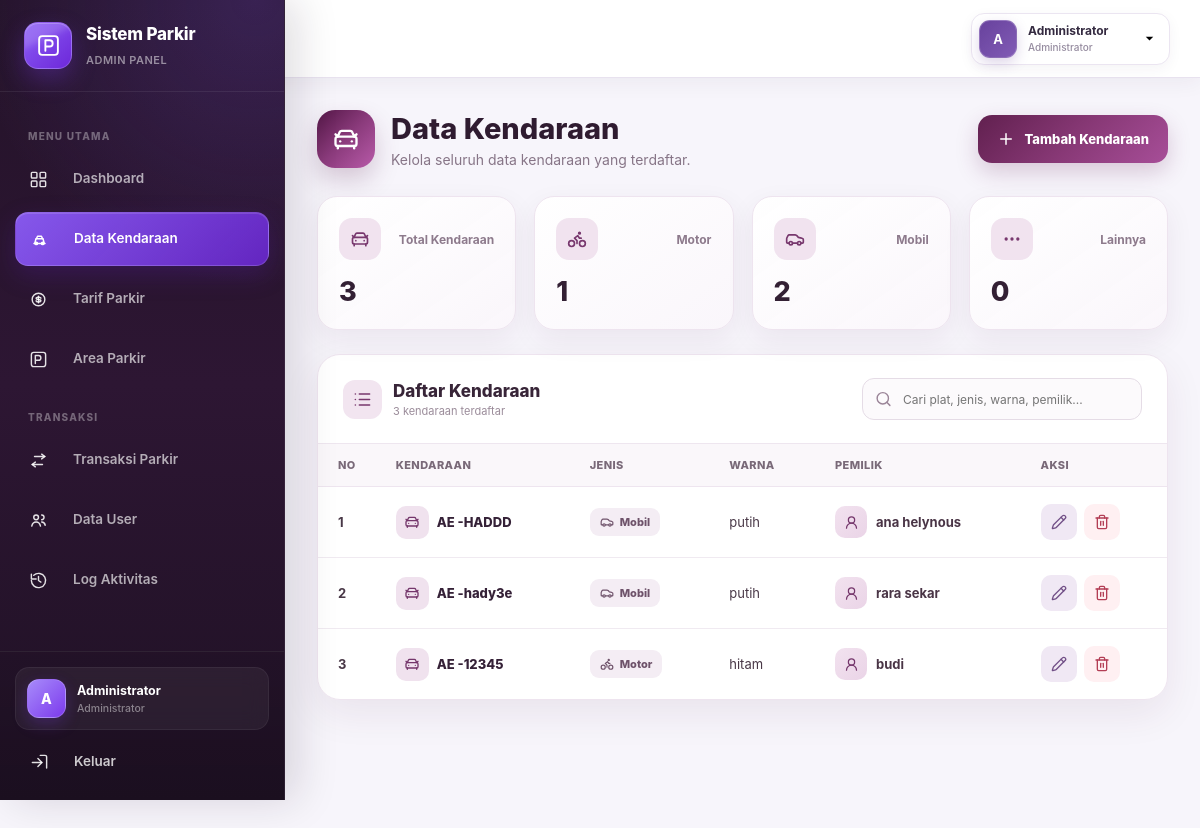
The page /admin/kendaraan.php (signed in) on the database its author committed.
### tables this page shows
CREATE TABLE `tb_kendaraan` (
  `id_kendaraan` int(11) NOT NULL,
  `plat_nomor` varchar(15) NOT NULL,
  `jenis_kendaraan` varchar(20) NOT NULL,
  `warna` varchar(20) DEFAULT NULL,
  `pemilik` varchar(100) DEFAULT NULL,
  `id_user` int(11) NOT NULL
);

### admin/kendaraan.php (the view, shortened to what this page needs)
<?php
$pdo = getDatabaseConnection('admin');
$totalKendaraan = $pdo->query("
    SELECT COUNT(*)
    FROM tb_kendaraan
")->fetchColumn();
$totalMotor = $pdo->query("
    SELECT COUNT(*)
    FROM tb_kendaraan
    WHERE jenis_kendaraan = 'motor'
")->fetchColumn();
$totalMobil = $pdo->query("
    SELECT COUNT(*)
    FROM tb_kendaraan
    WHERE jenis_kendaraan = 'mobil'
")->fetchColumn();
$totalLainnya = $pdo->query("
    SELECT COUNT(*)
    FROM tb_kendaraan
    WHERE jenis_kendaraan = 'lainnya'
")->fetchColumn();
$stmt = $pdo->query("
    SELECT
        id_kendaraan,
        plat_nomor,
        jenis_kendaraan,
        warna,
        pemilik
    FROM tb_kendaraan
    ORDER BY id_kendaraan DESC
");
$kendaraan = $stmt->fetchAll(PDO::FETCH_ASSOC);
?>
<!DOCTYPE html>
<html lang="id">
<head>
    <link
        rel="stylesheet"
        href="../assets/css/admin.css"
    >
</head>
<body>
<?php include 'sidebar.php'; ?>
<?php include 'navbar.php'; ?>
<main class="main-content">
    <div class="vehicle-page">
        <div class="vehicle-page-header">
            <div class="vehicle-title-area">
                <div class="vehicle-title-icon">
                    <i data-lucide="car-front"></i>
                </div>
                <div>
                    <h1>Data Kendaraan</h1>
                    <p>
                        Kelola seluruh data kendaraan yang terdaftar.
                    </p>
                </div>
            </div>
            <a
                href="kendaraan-tambah.php"
                class="vehicle-add-button"
            >
                <i data-lucide="plus"></i>
                Tambah Kendaraan
            </a>
        </div>
        <div class="vehicle-stats">
            <div class="vehicle-stat-card">
                <div class="vehicle-stat-top">
                    <div class="vehicle-stat-icon">
                        <i data-lucide="car-front"></i>
                    </div>
                    <span class="vehicle-stat-label">
                        Total Kendaraan
                    </span>
                </div>
                <div class="vehicle-stat-value">
                    <?= number_format($totalKendaraan) ?>
                </div>
            </div>
            <div class="vehicle-stat-card">
                <div class="vehicle-stat-top">
                    <div class="vehicle-stat-icon">
                        <i data-lucide="bike"></i>
                    </div>
                    <span class="vehicle-stat-label">
                        Motor
                    </span>
                </div>
                <div class="vehicle-stat-value">
                    <?= number_format($totalMotor) ?>
                </div>
            </div>
            <div class="vehicle-stat-card">
                <div class="vehicle-stat-top">
                    <div class="vehicle-stat-icon">
                        <i data-lucide="car"></i>
                    </div>
                    <span class="vehicle-stat-label">
                        Mobil
                    </span>
                </div>
                <div class="vehicle-stat-value">
                    <?= number_format($totalMobil) ?>
                </div>
            </div>
            <div class="vehicle-stat-card">
                <div class="vehicle-stat-top">
                    <div class="vehicle-stat-icon">
                        <i data-lucide="ellipsis"></i>
                    </div>
                    <span class="vehicle-stat-label">
                        Lainnya
                    </span>
                </div>
                <div class="vehicle-stat-value">
                    <?= number_format($totalLainnya) ?>
                </div>
            </div>
        </div>
        <div class="vehicle-table-card">
            <div class="vehicle-table-header">
                <div class="vehicle-table-title">
                    <div class="vehicle-table-title-icon">
                        <i data-lucide="list"></i>
                    </div>
                    <div>
                        <h2>
                            Daftar Kendaraan
                        </h2>
                        <span>
                            <?= number_format($totalKendaraan) ?>
                            kendaraan terdaftar
                        </span>
                    </div>
                </div>
                <div class="vehicle-search">
                    <i data-lucide="search"></i>
                    <input
                        type="text"
                        id="vehicleSearch"
                        placeholder="Cari plat, jenis, warna, pemilik..."
                    >
                </div>
            </div>
            <div class="vehicle-table-wrapper">
                <table
                    class="vehicle-table"
                    id="vehicleTable"
                >
                    <thead>
                        <tr>
                            <th>No</th>
                            <th>Kendaraan</th>
                            <th>Jenis</th>
                            <th>Warna</th>
                            <th>Pemilik</th>
                            <th>Aksi</th>
                        </tr>
                    </thead>
                    <tbody>
                    <?php if (count($kendaraan) > 0): ?>
                        <?php foreach ($kendaraan as $index => $item): ?>
                            <tr>
                                <td class="vehicle-number">
                                    <?= $index + 1 ?>
                                </td>
                                <td>
                                    <div class="vehicle-plate">
                                        <div class="vehicle-plate-icon">
                                            <i data-lucide="car-front"></i>
                                        </div>
                                        <?= htmlspecialchars($item['plat_nomor']) ?>
                                    </div>
                                </td>
                                <td>
                                    <?php
                                    $jenisIcon = 'car';
                                    $jenisLabel = ucfirst(
                                        $item['jenis_kendaraan']
                                    );
                                    if ($item['jenis_kendaraan'] === 'motor') {
                                        $jenisIcon = 'bike';
                                    }
                                    ?>
                                    <span class="vehicle-type-badge">
                                        <i data-lucide="<?= $jenisIcon ?>"></i>
                                        <?= htmlspecialchars($jenisLabel) ?>
                                    </span>
                                </td>
                                <td>
                                    <?= htmlspecialchars($item['warna']) ?>
                                </td>
                                <td>
                                    <div class="vehicle-owner">
                                        <div class="vehicle-owner-avatar">
                                            <i data-lucide="user-round"></i>
                                        </div>
                                        <span class="vehicle-owner-name">
                                            <?= htmlspecialchars($item['pemilik']) ?>
                                        </span>
                                    </div>
                                </td>
                                <td>
                                    <div class="vehicle-actions">
                                        <a
                                            href="kendaraan-edit.php?id=<?= (int) $item['id_kendaraan'] ?>"
                                            class="vehicle-action vehicle-action-edit"
                                            title="Edit kendaraan"
                                        >
                                            <i data-lucide="pencil"></i>
                                        </a>
                                        <a
                                            href="kendaraan-hapus.php?id=<?= (int) $item['id_kendaraan'] ?>"
                                            class="vehicle-action vehicle-action-delete"
                                            title="Hapus kendaraan"
                                        >
                                            <i data-lucide="trash-2"></i>
                                        </a>
                                    </div>
                                </td>
                            </tr>
                        <?php endforeach; ?>
                    <?php endif; ?>
                    </tbody>
                </table>
            </div>
        </div>
    </div>
</main>
</body>
</html>

### rows shown on the page
tb_kendaraan: plat_nomor "AE -HADDD", jenis_kendaraan "Mobil", warna "putih", pemilik "ana helynous"
tb_kendaraan: plat_nomor "AE -hady3e", jenis_kendaraan "Mobil", warna "putih", pemilik "rara sekar"
tb_kendaraan: plat_nomor "AE -12345", jenis_kendaraan "Motor", warna "hitam", pemilik "budi"

### other values the page prints
substr($namaUser, 0, 1) "A"
$namaUser "Administrator"
$pageTitle "Dashboard"
$pageDescription "Ringkasan sistem parkir"
$initial "A"
$totalKendaraan "3"
$totalMotor "1"
$totalMobil "2"
$totalLainnya "0"
